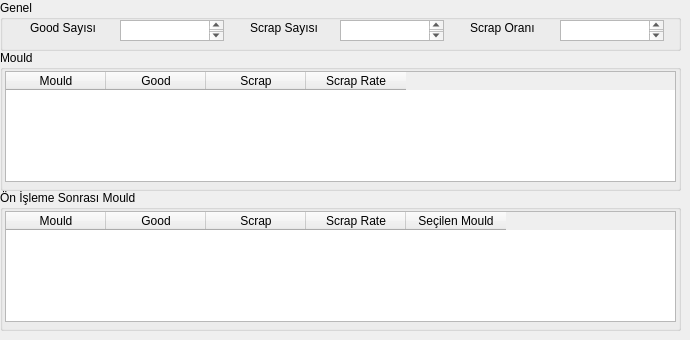
   <widget class="QWidget" name="tab_info">
    <attribute name="title">
     <string>Genel Bakış</string>
    </attribute>
    <widget class="QGroupBox" name="groupBox">
     <property name="geometry">
      <rect>
       <x>0</x>
       <y>0</y>
       <width>681</width>
       <height>51</height>
      </rect>
     </property>
     <property name="title">
      <string>Genel </string>
     </property>
     <widget class="QLabel" name="good_sayisi_label">
      <property name="geometry">
       <rect>
        <x>30</x>
        <y>20</y>
        <width>81</width>
        <height>16</height>
       </rect>
      </property>
      <property name="text">
       <string>Good Sayısı</string>
      </property>
     </widget>
     <widget class="QTextEdit" name="good_sayisi_text">
      <property name="geometry">
       <rect>
        <x>120</x>
        <y>20</y>
        <width>104</width>
        <height>21</height>
       </rect>
      </property>
     </widget>
     <widget class="QLabel" name="scrap_sayisi_label">
      <property name="geometry">
       <rect>
        <x>250</x>
        <y>20</y>
        <width>81</width>
        <height>16</height>
       </rect>
      </property>
      <property name="text">
       <string>Scrap Sayısı</string>
      </property>
     </widget>
     <widget class="QTextEdit" name="scrap_sayisi_text">
      <property name="geometry">
       <rect>
        <x>340</x>
        <y>20</y>
        <width>104</width>
        <height>21</height>
       </rect>
      </property>
     </widget>
     <widget class="QTextEdit" name="scrap_orani_text">
      <property name="geometry">
       <rect>
        <x>560</x>
        <y>20</y>
        <width>104</width>
        <height>21</height>
       </rect>
      </property>
     </widget>
     <widget class="QLabel" name="scrap_orani_label">
      <property name="geometry">
       <rect>
        <x>470</x>
        <y>20</y>
        <width>81</width>
        <height>16</height>
       </rect>
      </property>
      <property name="text">
       <string>Scrap Oranı</string>
      </property>
     </widget>
    </widget>
    <widget class="QGroupBox" name="groupBox_2">
     <property name="geometry">
      <rect>
       <x>0</x>
       <y>50</y>
       <width>681</width>
       <height>141</height>
      </rect>
     </property>
     <property name="title">
      <string>Mould</string>
     </property>
     <widget class="QTableWidget" name="table_mould">
      <property name="geometry">
       <rect>
        <x>5</x>
        <y>21</y>
        <width>671</width>
        <height>111</height>
       </rect>
      </property>
      <column>
       <property name="text">
        <string>Mould</string>
       </property>
      </column>
      <column>
       <property name="text">
        <string>Good</string>
       </property>
      </column>
      <column>
       <property name="text">
        <string>Scrap</string>
       </property>
      </column>
      <column>
       <property name="text">
        <string>Scrap Rate</string>
       </property>
      </column>
     </widget>
    </widget>
    <widget class="QGroupBox" name="groupBox_3">
     <property name="geometry">
      <rect>
       <x>0</x>
       <y>190</y>
       <width>681</width>
       <height>141</height>
      </rect>
     </property>
     <property name="title">
      <string>Ön İşleme Sonrası Mould</string>
     </property>
     <widget class="QTableWidget" name="table_mould_after_preprocess">
      <property name="geometry">
       <rect>
        <x>5</x>
        <y>21</y>
        <width>671</width>
        <height>111</height>
       </rect>
      </property>
      <column>
       <property name="text">
        <string>Mould</string>
       </property>
      </column>
      <column>
       <property name="text">
        <string>Good</string>
       </property>
      </column>
      <column>
       <property name="text">
        <string>Scrap</string>
       </property>
      </column>
      <column>
       <property name="text">
        <string>Scrap Rate</string>
       </property>
      </column>
      <column>
       <property name="text">
        <string>Seçilen Mould</string>
       </property>
      </column>
     </widget>
    </widget>
   </widget>
